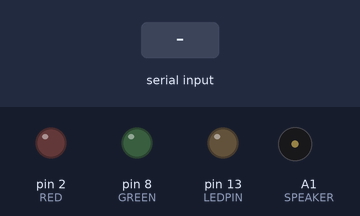
Recording of a sketch running on a simulated Arduino Uno, built with avr-gcc and run on an emulated ATmega328P. Parts: output pins drawn as LEDs (lit = HIGH), buzzer (waves = sounding). Dashed ring = blinking. The test bench sets the inputs (shaded band). Pins used as bus, display or sensor lines are not drawn; what the sketch prints to the serial monitor is not drawn.

Above: at 2.1 s.
2.2 s: "2" received over Serial
At 2.35 s:
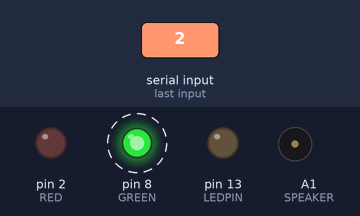
5.2 s: "3" received over Serial
At 5.45 s:
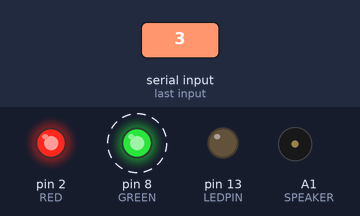
8.2 s: "5" received over Serial
At 9.3 s:
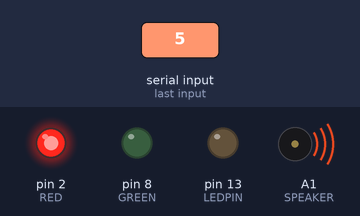
11.2 s: "6" received over Serial
At 13.34 s:
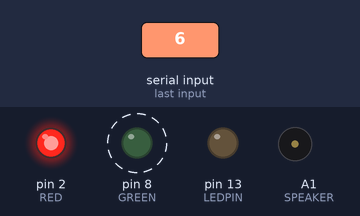
14.2 s: "7" received over Serial
At 14.36 s:
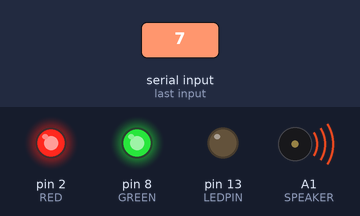
Timing chart, 0 to 18.2 s (numbered marks = the images above; inputs shaded):
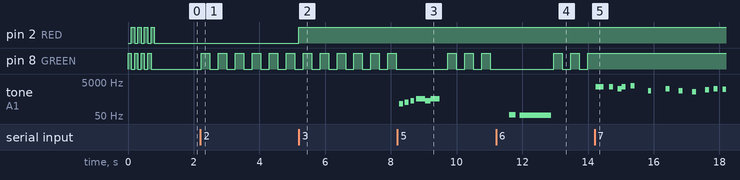

The sketch:

ci_notifier.ino
```cpp
#define LEDPIN 13

#define RED 2
#define GREEN 8
#define SPEAKER A1

#define PAUSE    0
#define NOTE_B0  31
#define NOTE_C1  33
#define NOTE_CS1 35
#define NOTE_D1  37
#define NOTE_DS1 39
#define NOTE_E1  41
#define NOTE_F1  44
#define NOTE_FS1 46
#define NOTE_G1  49
#define NOTE_GS1 52
#define NOTE_A1  55
#define NOTE_AS1 58
#define NOTE_B1  62
#define NOTE_C2  65
#define NOTE_CS2 69
#define NOTE_D2  73
#define NOTE_DS2 78
#define NOTE_E2  82
#define NOTE_F2  87
#define NOTE_FS2 93
#define NOTE_G2  98
#define NOTE_GS2 104
#define NOTE_A2  110
#define NOTE_AS2 117
#define NOTE_B2  123
#define NOTE_C3  131
#define NOTE_CS3 139
#define NOTE_D3  147
#define NOTE_DS3 156
#define NOTE_E3  165
#define NOTE_F3  175
#define NOTE_FS3 185
#define NOTE_G3  196
#define NOTE_GS3 208
#define NOTE_A3  220
#define NOTE_AS3 233
#define NOTE_B3  247
#define NOTE_C4  262
#define NOTE_CS4 277
#define NOTE_D4  294
#define NOTE_DS4 311
#define NOTE_E4  330
#define NOTE_F4  349
#define NOTE_FS4 370
#define NOTE_G4  392
#define NOTE_GS4 415
#define NOTE_A4  440
#define NOTE_AS4 466
#define NOTE_B4  494
#define NOTE_C5  523
#define NOTE_CS5 554
#define NOTE_D5  587
#define NOTE_DS5 622
#define NOTE_E5  659
#define NOTE_F5  698
#define NOTE_FS5 740
#define NOTE_G5  784
#define NOTE_GS5 831
#define NOTE_A5  880
#define NOTE_AS5 932
#define NOTE_B5  988
#define NOTE_C6  1047
#define NOTE_CS6 1109
#define NOTE_D6  1175
#define NOTE_DS6 1245
#define NOTE_E6  1319
#define NOTE_F6  1397
#define NOTE_FS6 1480
#define NOTE_G6  1568
#define NOTE_GS6 1661
#define NOTE_A6  1760
#define NOTE_AS6 1865
#define NOTE_B6  1976
#define NOTE_C7  2093
#define NOTE_CS7 2217
#define NOTE_D7  2349
#define NOTE_DS7 2489
#define NOTE_E7  2637
#define NOTE_F7  2794
#define NOTE_FS7 2960
#define NOTE_G7  3136
#define NOTE_GS7 3322
#define NOTE_A7  3520
#define NOTE_AS7 3729
#define NOTE_B7  3951
#define NOTE_C8  4186
#define NOTE_CS8 4435
#define NOTE_D8  4699
#define NOTE_DS8 4978

int hoorayMelody[]        = {NOTE_C4, NOTE_E4, NOTE_G4, NOTE_C5, NOTE_G4, NOTE_C5}; // list of notes
int hoorayTempo[]         = {8      , 8      , 8      , 4      , 8      , 4      }; // note durations; 4 = quarter note, 8 = eighth note, etc. List length must match HoorayLength!

int marioMelody[] = { NOTE_E7, NOTE_E7, 0, NOTE_E7,0, NOTE_C7, NOTE_E7, 0,NOTE_G7, 0, 0,  0,NOTE_G6, 0, 0, 0,NOTE_C7, 0, 0, NOTE_G6,0, 0, NOTE_E6, 0,0, NOTE_A6, 0, NOTE_B6,0, NOTE_AS6, NOTE_A6, 0,NOTE_G6, NOTE_E7, NOTE_G7,NOTE_A7, 0, NOTE_F7, NOTE_G7,0, NOTE_E7, 0, NOTE_C7,NOTE_D7, NOTE_B6, 0, 0,NOTE_C7, 0, 0, NOTE_G6,0, 0, NOTE_E6, 0,0, NOTE_A6, 0, NOTE_B6,0, NOTE_AS6, NOTE_A6, 0,NOTE_G6, NOTE_E7, NOTE_G7,NOTE_A7, 0, NOTE_F7, NOTE_G7,0, NOTE_E7, 0, NOTE_C7,NOTE_D7, NOTE_B6, 0, 0};
int marioTempo[] =  { 12, 12, 12, 12,12, 12, 12, 12,12, 12, 12, 12,12, 12, 12, 12,12, 12, 12, 12,12, 12, 12, 12,12, 12, 12, 12,12, 12, 12, 12,9, 9, 9,12, 12, 12, 12,12, 12, 12, 12,12, 12, 12, 12,12, 12, 12, 12,12, 12, 12, 12,12, 12, 12, 12,12, 12, 12, 12,9, 9, 9,12, 12, 12, 12,12, 12, 12, 12,12, 12, 12, 12,};

int sadMelody[] = {NOTE_D1, NOTE_AS1, NOTE_A1};
int sadTempo[] =  {4, 4, 1};

int londonBridgeMelody[] = {NOTE_G4, NOTE_A4, NOTE_G4, NOTE_F4,NOTE_E4, NOTE_F4, NOTE_G4,NOTE_D4, NOTE_E4, NOTE_F4,NOTE_E4, NOTE_F4, NOTE_G4,NOTE_G4, NOTE_A4, NOTE_G4, NOTE_F4,NOTE_E4, NOTE_F4, NOTE_G4,NOTE_D4, NOTE_G4,NOTE_E4, NOTE_C4};
int londonBridgeTempo[] = {4,4,4,4,4,4,2,4,4,2,4,4,2,4,4,4,4,4,4,2,2,2,4,2};

int imperialMarchMelody[] = {NOTE_A4, NOTE_A4, NOTE_A4, NOTE_F4, NOTE_C5, NOTE_A4, NOTE_F4, NOTE_C5, NOTE_A4, NOTE_E5, NOTE_E5, NOTE_E5, NOTE_F5, NOTE_C5, NOTE_GS4, NOTE_F4, NOTE_C5, NOTE_A4, NOTE_A5, NOTE_A4, NOTE_A4, NOTE_A5, NOTE_GS5, NOTE_G5, NOTE_FS5, NOTE_F5, NOTE_FS5, PAUSE, NOTE_AS4, NOTE_DS5, NOTE_D5, NOTE_CS5, NOTE_C5, NOTE_B4, NOTE_C5, PAUSE, NOTE_F4, NOTE_GS4, NOTE_F4, NOTE_A4, NOTE_C5, NOTE_A4, NOTE_C5, NOTE_E5, NOTE_A5, NOTE_A4, NOTE_A4, NOTE_A5, NOTE_GS5, NOTE_G5, NOTE_FS5, NOTE_F5, NOTE_FS5, PAUSE, NOTE_AS4, NOTE_DS5, NOTE_D5, NOTE_CS5, NOTE_C5, NOTE_B4, NOTE_C5, PAUSE, NOTE_F4, NOTE_GS4, NOTE_F4, NOTE_C5, NOTE_A4, NOTE_F4, NOTE_C5, NOTE_A4};
int imperialMarchTempo[] = { 2,2,2,3,8,2,3,8,1,2,2,2,3,8,2,3,8,1,2,3,8,2,3,8,8,8,4,4,4,2,3,8,8,8,4,4,4,2,3,8,2,3,8,1,2,3,8,2,3,8,8,8,4,4,4,2,3,8,8,8,4,4,4,2,3,8,2,3,8,1};

bool flash_red;
bool flash_green;
bool red_value;
bool green_value;
int cnt;

char serial_value;

void setup() {
  Serial.begin(9600);
  pinMode(LEDPIN , OUTPUT);
  pinMode(RED , OUTPUT);
  pinMode(GREEN , OUTPUT);
  pinMode(SPEAKER, OUTPUT);

  flash_red = false;
  flash_green = false;
  red_value = LOW;
  green_value = LOW;

  for (int i = 0; i < 4; i++) {
      digitalWrite(GREEN, HIGH);
      digitalWrite(RED, LOW);
      delay(100);
      digitalWrite(GREEN, LOW);
      digitalWrite(RED, HIGH);
      delay(100);
  }

  digitalWrite(LEDPIN, LOW);
  digitalWrite(RED, LOW);
  digitalWrite(GREEN, LOW);
  digitalWrite(SPEAKER, LOW);

  Serial.println("");
  Serial.println("READY! (SCREEN EXIT: Ctrl + A, Ctrl + D)");
  Serial.println("0 - RESET");
  Serial.println("1 - GREEN ON");
  Serial.println("2 - FLASH GREEN");
  Serial.println("3 - RED ON");
  Serial.println("4 - FLASH RED");
  Serial.println("5 - PLAY HOORAY");
  Serial.println("6 - PLAY SAD");
  Serial.println("7 - PLAY MARIO");
  Serial.println("8 - LONDON BRIDGE");
  Serial.println("9 - IMPERIAL MARCH");
}

void playTone(uint8_t pin, unsigned long frequency, unsigned int duration) {
  if (frequency == 0) { // If frequency are zero, just wait duration and exit.
    delay(duration);
    return;
  }
  frequency = 1000000 / frequency;                              // Calculate the square wave length (in microseconds).
  uint32_t duty = frequency / 2;                                // Calculate the duty cycle (volume).
  uint32_t startTime = millis();                                // Starting time of note.
  while(millis() - startTime < duration) {                      // Loop for the duration.
    digitalWrite(pin,HIGH);
    delayMicroseconds(duty);                                    // Square wave duration (how long to leave pin high).
    digitalWrite(pin,LOW);
    delayMicroseconds(frequency - duty);                        // Square wave duration (how long to leave pin low).
  }
}

void playMelody(unsigned int len, unsigned int *melody, unsigned int *tempo) {
  for (int thisNote = 0; thisNote < len; thisNote++) {
      playTone(SPEAKER, melody[thisNote], 1000 / tempo[thisNote]);
      delay(50);
  }
}

void playHooray() {
  playMelody(sizeof(hoorayMelody) / 2, hoorayMelody, hoorayTempo);
}

void playMario() {
  playMelody(sizeof(marioMelody) / 2, marioMelody, marioTempo);
}

void playSad() {
  playMelody(sizeof(sadMelody) / 2, sadMelody, sadTempo);
}

void playLondonBridge() {
  playMelody(sizeof(londonBridgeMelody) / 2, londonBridgeMelody, londonBridgeTempo);
}

void playImperialMarch() {
  playMelody(sizeof(imperialMarchMelody) / 2, imperialMarchMelody, imperialMarchTempo);
}

void resetAll() {
  flash_red = false;
  flash_green = false;
  digitalWrite(GREEN, LOW);
  digitalWrite(RED, LOW);
}

void loop ()
{
  cnt = (cnt + 1) % 250;

  if (cnt == 0 && flash_red) {
    red_value = !red_value;
    digitalWrite(RED, red_value);
  }

  if (cnt == 0 && flash_green) {
    green_value = !green_value;
    digitalWrite(GREEN, green_value);
  }

  if (Serial.available() > 0) {
    serial_value = Serial.read();
    switch(serial_value){
      case '0':
        resetAll();
        break;
      case '1':
        digitalWrite(GREEN, HIGH);
        break;
      case '2':
        flash_green = true;
        break;
      case '3':
        digitalWrite(RED, HIGH);
        break;
      case '4':
        flash_red = true;
        break;
      case '5':
        playHooray();
        break;
      case '6':
        playSad();
        break;
      case '7':
        playMario();
        break;
      case '8':
        playLondonBridge();
        break;
      case '9':
        playImperialMarch();
        break;
    }
  }
  delay(1);
}
```

Measured:
- after the input at 2.2 s, pin 8 (GREEN): alternates HIGH for 0.26 s and LOW for 0.26 s, starting at once
- after the input at 5.2 s, pin 2 (RED): LOW → HIGH at once
- after the input at 8.2 s, tone on A1 (SPEAKER): plays 261 Hz for 0.12 s, 329 Hz for 0.12 s, 391 Hz for 0.12 s, 521 Hz for 0.28 s, 391 Hz for 0.16 s, 521 Hz for 0.28 s, starting after 0.05 s
- after the input at 11.2 s, tone on A1 (SPEAKER): silent → 58 Hz after 0.40 s, → silent 0.20 s later, → 55 Hz 0.12 s later, → silent 0.96 s later
- after the input at 14.2 s, pin 8 (GREEN): stops changing and stays HIGH; tone on A1 (SPEAKER): plays 2579 Hz for 0.24 s, 2579 Hz for 0.12 s, 2058 Hz for 0.12 s, 2579 Hz for 0.12 s, 3060 Hz for 0.12 s, 1548 Hz for 0.08 s … (12 notes in this stretch), starting at once
